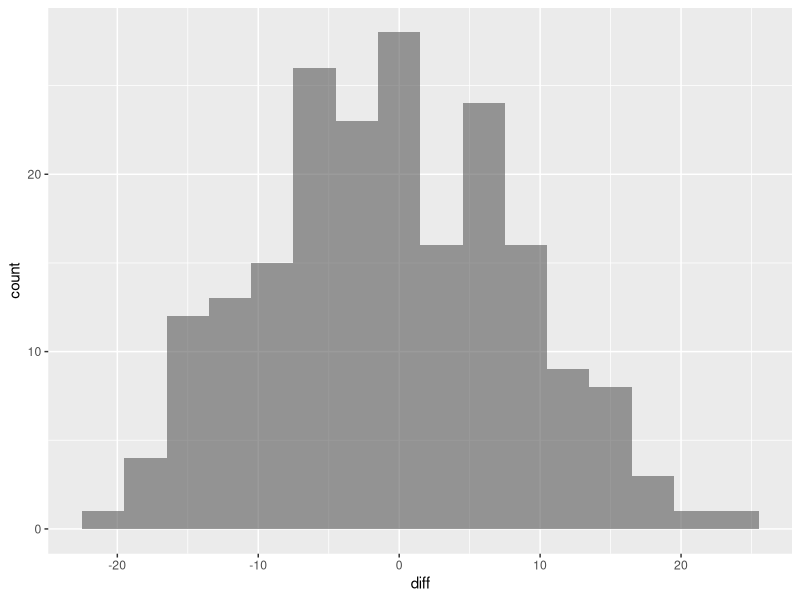

The R script that drew this image:
# ---- 0. Setup and load libraries, if any ----

# Set the working directory
if(!require("rstudioapi")) install.packages("rstudioapi")
setwd(dirname(getSourceEditorContext()$path))

# Load libraries
library(ggplot2)

setwd(dirname(getSourceEditorContext()$path))  # set working directory

# Load data
scores <- read.csv("scores.csv")


# ---- 1. Analyzing the difference of the scores ----

scores$diff <- scores$read - scores$write

# First, let's plot the new 'diff' variable
ggplot(data=scores, aes(x=diff)) +
  geom_histogram(alpha=0.6, binwidth=3)



# ----------------------------------------------
# ---- 2. Computations ----

# Sample mean and standard deviation
xbar <- mean(scores$diff)
s <- sd(scores$diff)


# ---- 3. Test statistic and p-value ----

SE <- s / sqrt(length(scores$diff))
Tstat = (xbar - 0) / SE


# Calculate the tail area of the t distribution
pval = 2*pt(Tstat, df=200-1, lower.tail=TRUE)

# ----------------------------------------------
# ---- 4. 95% Confidence interval ----

CI = xbar+c(-1,1)*qt(p = 0.975, df = 200-1)
